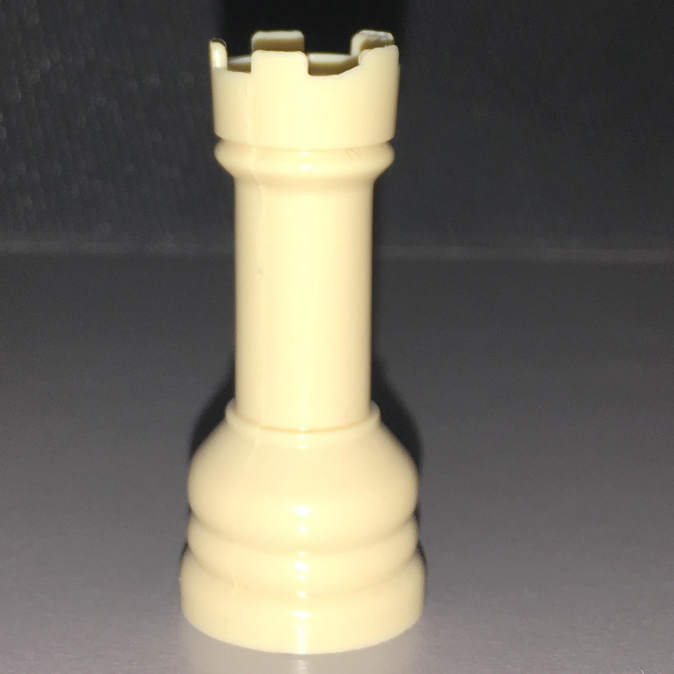
#> input picture Castle6.jpg, 1348 x 1347 px (shown at 1/2 size)
$ python Version2.py Castle6.jpg
#> lines starting #> are read from the running program, lines starting #| are printed output that depends on the picture; after the words box and inside, x2 and y2 are one past the last pixel; in counts of white or black regions, pixels touching at a corner belong together
# Python 2/3 compatibility
from __future__ import print_function

import numpy as np
import cv2
cv2.ocl.setUseOpenCL(False)

FLANN_INDEX_KDTREE = 1  # bug: flann enums are missing
FLANN_INDEX_LSH    = 6

def anorm2(a):
    return (a*a).sum(-1)
def anorm(a):
    return np.sqrt( anorm2(a))


def getsize(img):
    h, w = img.shape[:2]
    return w, h

def init_feature(name):
    method = name.split('-')
    if method[0] == 'sift':
        detector = cv2.xfeatures2d.SIFT_create()
        norm = cv2.NORM_L2
    elif method[0] == 'surf':
        detector = cv2.xfeatures2d.SURF_create(800)
        norm = cv2.NORM_L2
    elif method[0] == 'orb':
        detector = cv2.ORB_create(400)
        norm = cv2.NORM_HAMMING
    elif method[0] == 'akaze':
        detector = cv2.AKAZE_create()
        norm = cv2.NORM_HAMMING
    elif method[0] == 'brisk':
        detector = cv2.BRISK_create()
        norm = cv2.NORM_HAMMING
    else:
        return None, None
    if 'flann' in method:
        if norm == cv2.NORM_L2:
            flann_params = dict(algorithm = FLANN_INDEX_KDTREE, trees = 5)
        else:
            flann_params= dict(algorithm = FLANN_INDEX_LSH,
                               table_number = 6, # 12
                               key_size = 12,     # 20
                               multi_probe_level = 1) #2
        matcher = cv2.FlannBasedMatcher(flann_params, {})  # bug : need to pass empty dict (#1329)
    else:
        matcher = cv2.BFMatcher(norm)
    return detector, matcher


def filter_matches(kp1, kp2, matches, ratio = 0.75):
    mkp1, mkp2 = [], []
    for m in matches:
        if len(m) == 2 and m[0].distance < m[1].distance * ratio:
            m = m[0]
            mkp1.append( kp1[m.queryIdx] )
            mkp2.append( kp2[m.trainIdx] )
    p1 = np.float32([kp.pt for kp in mkp1])
    p2 = np.float32([kp.pt for kp in mkp2])
    kp_pairs = zip(mkp1, mkp2)
    return p1, p2, list(kp_pairs)

def explore_match(win, img1, img2, kp_pairs, status = None, H = None):
    h1, w1 = img1.shape[:2]
    h2, w2 = img2.shape[:2]
    vis = np.zeros((max(h1, h2), w1+w2), np.uint8)
    vis[:h1, :w1] = img1
    vis[:h2, w1:w1+w2] = img2
    vis = cv2.cvtColor(vis, cv2.COLOR_GRAY2BGR)

    if H is not None:
        corners = np.float32([[0, 0], [w1, 0], [w1, h1], [0, h1]])
        corners = np.int32( cv2.perspectiveTransform(corners.reshape(1, -1, 2), H).reshape(-1, 2) + (w1, 0) )
        cv2.polylines(vis, [corners], True, (255, 0, 0))

    if status is None:
        status = np.ones(len(kp_pairs), np.bool_)
    p1, p2 = [], []  # python 2 / python 3 change of zip unpacking
    for kpp in kp_pairs:
        p1.append(np.int32(kpp[0].pt))
        p2.append(np.int32(np.array(kpp[1].pt) + [w1, 0]))

    green = (0, 255, 0)
    red = (0, 0, 255)
    white = (255, 255, 255)
    kp_color = (51, 103, 236)
    for (x1, y1), (x2, y2), inlier in zip(p1, p2, status):
        if inlier:
            col = green
            cv2.circle(vis, (x1, y1), 2, col, -1)
            cv2.circle(vis, (x2, y2), 2, col, -1)
        else:
            col = red
            r = 2
            thickness = 3
            cv2.line(vis, (x1-r, y1-r), (x1+r, y1+r), col, thickness)
            cv2.line(vis, (x1-r, y1+r), (x1+r, y1-r), col, thickness)
            cv2.line(vis, (x2-r, y2-r), (x2+r, y2+r), col, thickness)
            cv2.line(vis, (x2-r, y2+r), (x2+r, y2-r), col, thickness)
    vis0 = vis.copy()
    for (x1, y1), (x2, y2), inlier in zip(p1, p2, status):
        if inlier:
            cv2.line(vis, (x1, y1), (x2, y2), green)

    cv2.imshow(win, vis)

    def onmouse(event, x, y, flags, param):
        cur_vis = vis
        if flags & cv2.EVENT_FLAG_LBUTTON:
            cur_vis = vis0.copy()
            r = 8
            m = (anorm(np.array(p1) - (x, y)) < r) | (anorm(np.array(p2) - (x, y)) < r)
            idxs = np.where(m)[0]
            kp1s, kp2s = [], []
            for i in idxs:
                 (x1, y1), (x2, y2) = p1[i], p2[i]
                 col = (red, green)[status[i]]
                 cv2.line(cur_vis, (x1, y1), (x2, y2), col)
                 kp1, kp2 = kp_pairs[i]
                 kp1s.append(kp1)
                 kp2s.append(kp2)
            cur_vis = cv2.drawKeypoints(cur_vis, kp1s, None, flags=4, color=kp_color)
            cur_vis[:,w1:] = cv2.drawKeypoints(cur_vis[:,w1:], kp2s, None, flags=4, color=kp_color)

        cv2.imshow(win, cur_vis)
    cv2.setMouseCallback(win, onmouse)
    return vis

if __name__ == '__main__':
    print(__doc__)

    import sys, getopt
    opts, args = getopt.getopt(sys.argv[1:], '', ['feature='])
    opts = dict(opts)
    feature_name = opts.get('--feature', 'brisk')
    try:
        fn1, fn2 = args
    except:
        fn1 = './Castle6.jpg'
        fn2 = './Castle1.jpg'

    img1 = cv2.imread(fn1, 0)
#> img1: shape (1347, 1348); min 10, max 255, mean 110.7
    img2 = cv2.imread(fn2, 0)
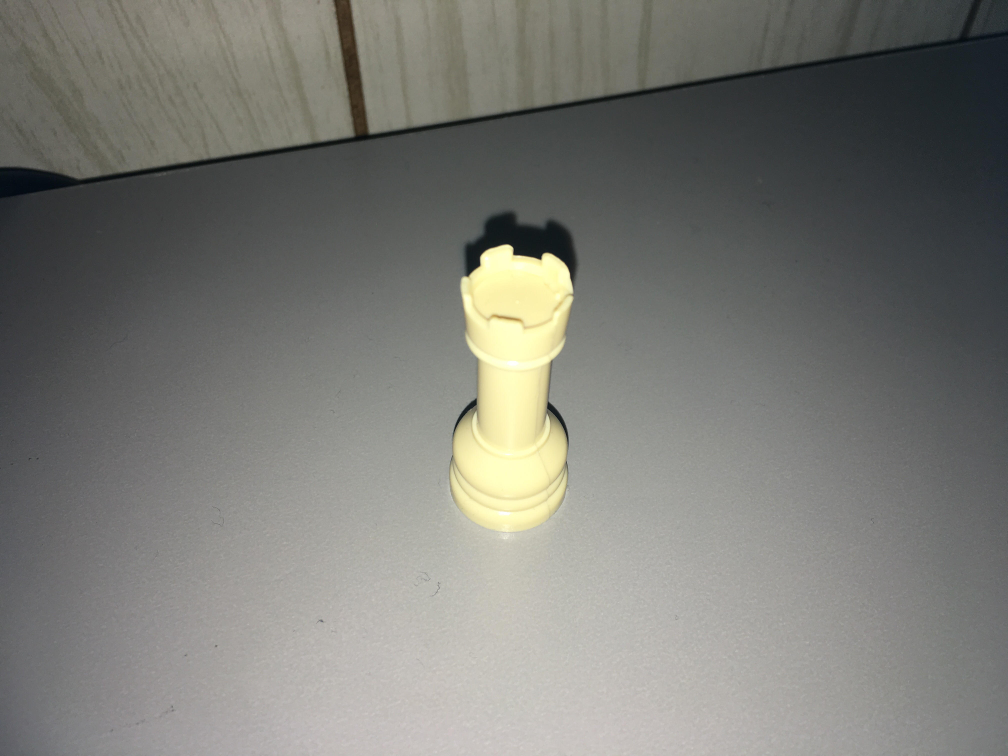
#> input picture Castle1.jpg, 4032 x 3024 px (shown at 1/4 size)
#> img2: shape (3024, 4032); min 0, max 255, mean 121.9
    img1 = cv2.resize(img1, (0, 0), fx=0.25, fy=0.25, interpolation=cv2.INTER_CUBIC);
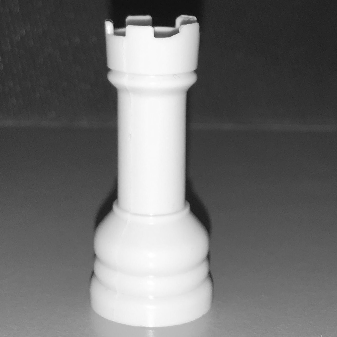
#> img1: shape (337, 337); min 16, max 255, mean 110.7
    img2 = cv2.resize(img2, (0, 0), fx=0.25, fy=0.25, interpolation=cv2.INTER_CUBIC);
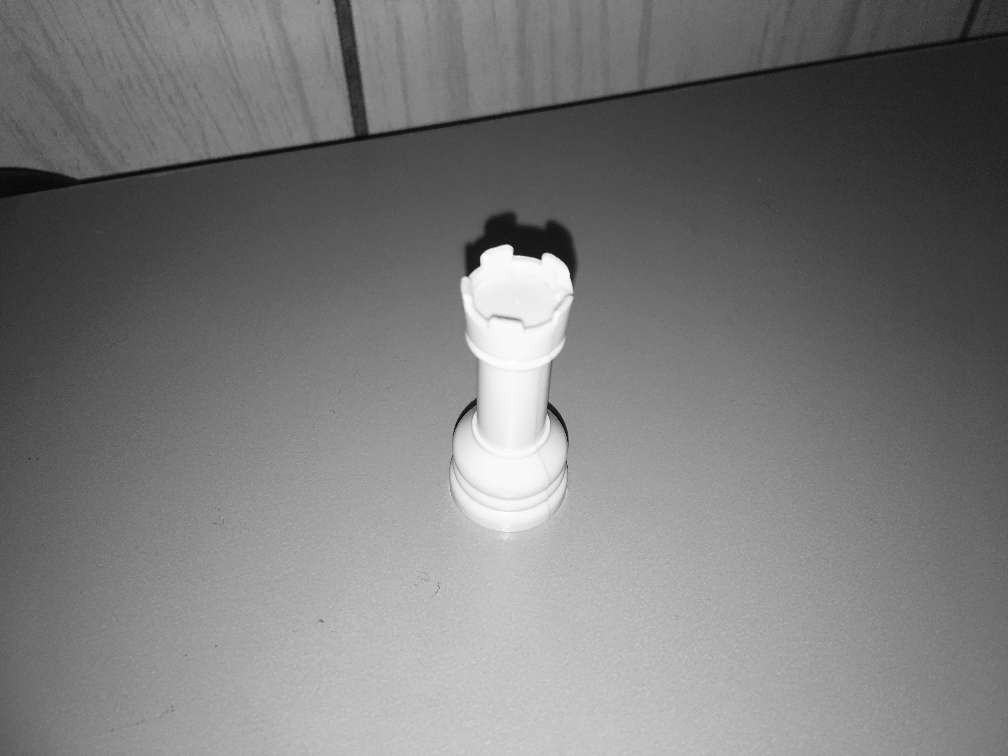
#> img2: shape (756, 1008); min 5, max 255, mean 121.8
    feature_name = 'akaze'
    detector, matcher = init_feature(feature_name)

    if img1 is None:
        print('Failed to load fn1:', fn1)
        sys.exit(1)

    if img2 is None:
        print('Failed to load fn2:', fn2)
        sys.exit(1)

    if detector is None:
        print('unknown feature:', feature_name)
        sys.exit(1)

    print('using', feature_name)

    kp1, desc1 = detector.detectAndCompute(img1, None)
#> kp1 = 50 keypoints; strongest (x, y, size): (156, 34, 4.8), (190, 200, 16.1), (189, 94, 11.4), (112, 92, 13.6)
    kp2, desc2 = detector.detectAndCompute(img2, None)
#> kp2 = 158 keypoints; strongest (x, y, size): (499, 260, 22.8), (552, 264, 16.1), (500, 253, 16.1), (507, 249, 8.1)
    print('img1 - %d features, img2 - %d features' % (len(kp1), len(kp2)))
#| img1 - 50 features, img2 - 158 features

    def match_and_draw(win):
#> called with win = 'Object Found!!'
        print('matching...')
        raw_matches = matcher.knnMatch(desc1, trainDescriptors = desc2, k = 2) #2
#> raw_matches = 50 matches
        p1, p2, kp_pairs = filter_matches(kp1, kp2, raw_matches)
#> the loop in filter_matches, `for m in matches:` made 50 passes
#> after the loop in filter_matches, `for m in matches:`: mkp1 = 9 keypoints; (x, y, size): (156, 34, 4.8), (112, 92, 13.6), (189, 92, 8.1), (113, 196, 11.4), (188, 197, 11.4), (114, 197, 8.1), (189, 92, 5.7), (195, 211, 11.4), (114, 197, 5.7); mkp2 = 9 keypoints; (x, y, size): (551, 410, 11.4), (551, 410, 11.4), (473, 405, 8.1), (472, 406, 11.4), (473, 404, 5.7), (476, 362, 8.1), (551, 364, 5.7), (551, 364, 5.7), (519, 257, 4.8)
#> in filter_matches, `p1 = np.float32([kp.pt for kp in mkp1])`: p1 = [[156.1, 34.42], [188.7, 91.68], [114.2, 196.7], [189.1, 92.08], [113.8, 196.6], [112.6, 196.4], [188.3, 197.2], [195.2, 210.6], [111.9, 92.37]]
#> in filter_matches, `p2 = np.float32([kp.pt for kp in mkp2])`: p2 = [[519.4, 257], [551, 364], [473.3, 403.8], [551, 364], [472.9, 404.7], [472, 405.9], [550.9, 410], [550.9, 410], [476.2, 361.9]]
#> kp_pairs = 9 items
        if len(p1) >= 4:
            H, status = cv2.findHomography(p1, p2, cv2.RANSAC, 5.0)
#> H = [[-4.75, -1.23, 614.9], [-3.27, -1.22, 468.9], [-0.00799, -0.00226, 1]]; status = [1, 1, 1, 1, 1, 1, 1, 1, 0]
            print('%d / %d  inliers/matched' % (np.sum(status), len(status)))
#| 8 / 9  inliers/matched
        else:
            H, status = None, None
            print('%d matches found, not enough for homography estimation' % len(p1))

        vis = explore_match(win, img1, img2, kp_pairs, status, H)
#> in explore_match, `vis[:h1, :w1] = img1`:
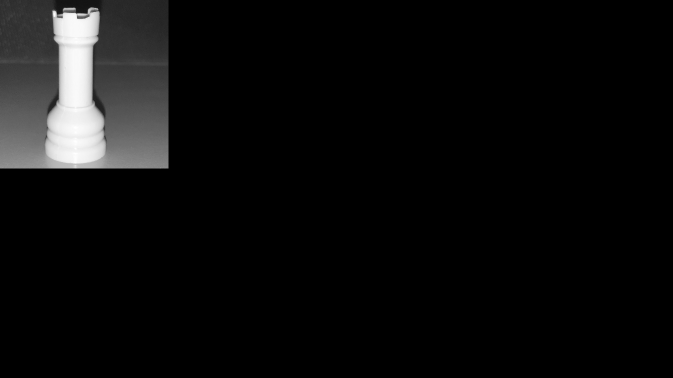
#> vis: shape (756, 1345) (shown at 1/2 size); min 0, max 255, mean 12.4
#> in explore_match, `vis[:h2, w1:w1+w2] = img2`:
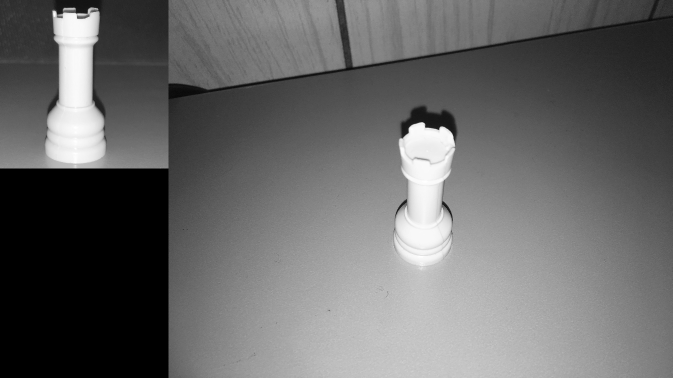
#> vis: shape (756, 1345) (shown at 1/2 size); min 0, max 255, mean 103.6
#> in explore_match, `corners = np.int32( cv2.perspectiveTransform(corners.reshape(1, -1, 2)..`: corners = [[951, 468], [919, 374], [907, 425], [1175, 242]]
#> in explore_match, `cv2.polylines(vis, [corners], True, (255, 0, 0))`:
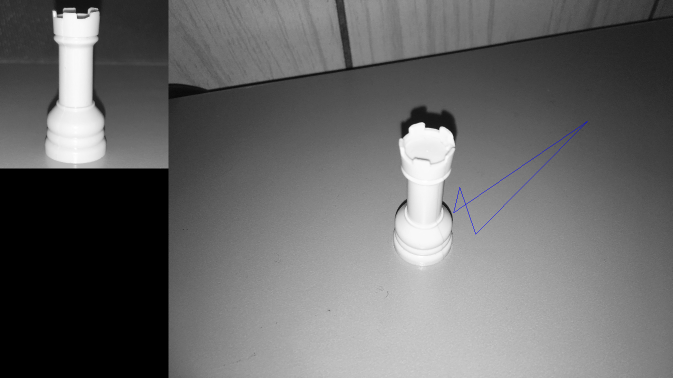
#> vis: shape (756, 1345, 3) (shown at 1/2 size); mean B, G, R 103.7, 103.6, 103.6
#> the loop in explore_match, `for kpp in kp_pairs:` made 9 passes
#> kpp on passes 1, 2, 3, 4, 5, 9: 2 keypoints; (x, y, size): (156, 34, 4.8), (519, 257, 4.8), 2 keypoints; (x, y, size): (189, 92, 5.7), (551, 364, 5.7), 2 keypoints; (x, y, size): (473, 404, 5.7), (114, 197, 5.7), 2 keypoints; (x, y, size): (189, 92, 8.1), (551, 364, 5.7), 2 keypoints; (x, y, size): (473, 405, 8.1), (114, 197, 8.1), 2 keypoints; (x, y, size): (112, 92, 13.6), (476, 362, 8.1)
#> after the loop in explore_match, `for kpp in kp_pairs:`: p1 = [[156, 34], [188, 91], [114, 196], [189, 92], [113, 196], [112, 196], [188, 197], [195, 210], [111, 92]]; p2 = [[856, 257], [888, 364], [810, 403], [888, 364], [809, 404], [808, 405], [887, 409], [887, 409], [813, 361]]
#> the loop in explore_match, `for (x1, y1), (x2, y2), inlier in zip(p1, p2, status):` made 9 passes
#> (x1, y1, x2, y2, inlier, col, r, thickness) on pass 9: (111, 92, 813, 361, [0], (0, 0, 255), 2, 3)
#> (x1, y1, x2, y2, inlier, col) on passes 1 to 6: (156, 34, 856, 257, [1], (0, 255, 0)), (188, 91, 888, 364, [1], (0, 255, 0)), (114, 196, 810, 403, [1], (0, 255, 0)), (189, 92, 888, 364, [1], (0, 255, 0)), (113, 196, 809, 404, [1], (0, 255, 0)), (112, 196, 808, 405, [1], (0, 255, 0))
#> after the loop in explore_match, `for (x1, y1), (x2, y2), inlier in zip(p1, p2, status):`: vis: shape (756, 1345, 3); 0.02% of pixels changed, all inside (x1, y1, x2, y2) = (107, 32, 891, 412)
#> the loop in explore_match, `for (x1, y1), (x2, y2), inlier in zip(p1, p2, status):` made 9 passes
#> (x1, y1, x2, y2, inlier) on passes 1 to 9: (156, 34, 856, 257, [1]), (188, 91, 888, 364, [1]), (114, 196, 810, 403, [1]), (189, 92, 888, 364, [1]), (113, 196, 809, 404, [1]), (112, 196, 808, 405, [1]), (188, 197, 887, 409, [1]), (195, 210, 887, 409, [1]), (111, 92, 813, 361, [0])
#> after the loop in explore_match, `for (x1, y1), (x2, y2), inlier in zip(p1, p2, status):`:
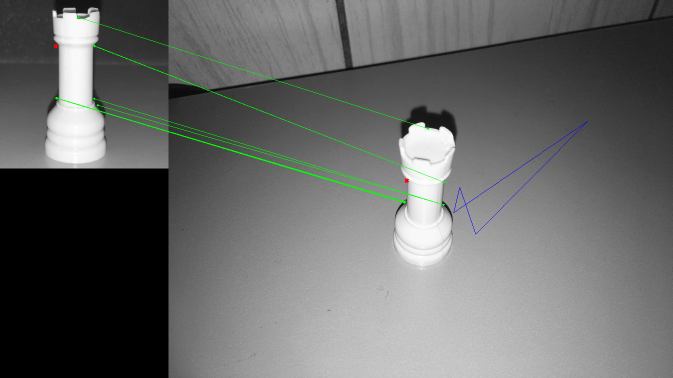
#> vis: shape (756, 1345, 3) (shown at 1/2 size); mean B, G, R 103.2, 104.3, 103.1

    match_and_draw('Object Found!!')
    cv2.waitKey()
    cv2.destroyAllWindows()
